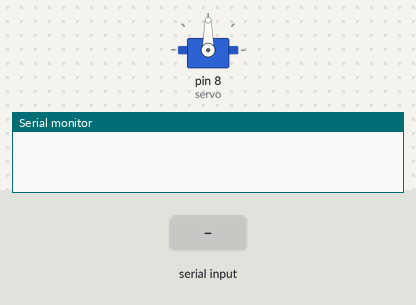
A sketch run on a simulated Arduino Uno, built with avr-gcc and run on an emulated ATmega328P. Shown: servo, the last lines printed to the serial monitor. The inputs (shaded band) are chosen by the test bench.

Above: at 1.2 s.
1.3 s: "90,45\n" received over Serial
At 3.8 s:
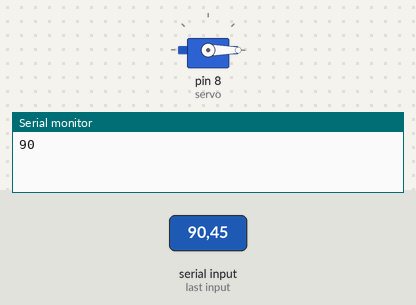
4.3 s: "30,150\n" received over Serial
At 5.7 s:
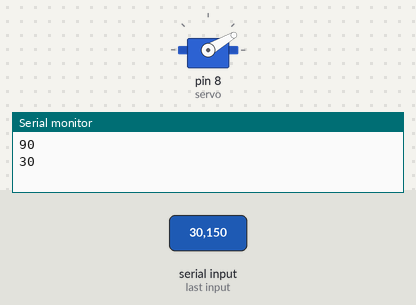
7.3 s: "200\n" received over Serial
At 8.7 s:
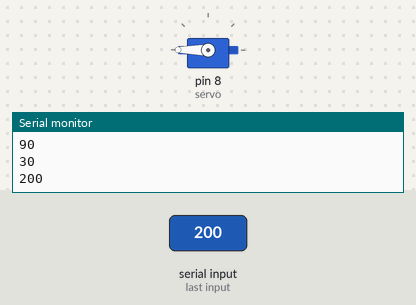
Timing chart, 0 to 10.3 s (numbered marks = the images above; inputs shaded):
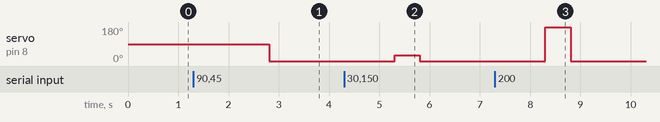

The sketch:

sketch.ino
```cpp
#include<Servo.h>
int i;
Servo servo;
void setup() {
  servo.attach(8);
  Serial.begin(9600);
}

void loop() {
  while(Serial.available() > 0){
  i = Serial.readString().toInt();
  servo.write(i);
  Serial.println(i);
  delay(500);
  servo.write(0);
  }
}
```

Measured:
- after the input at 1.3 s, servo on pin 8 (servo): 90° → 0° after 1.5 s
- after the input at 4.3 s, servo on pin 8 (servo): 0° → 30° after 1.0 s, → 0° 0.50 s later
- after the input at 7.3 s, servo on pin 8 (servo): 0° → 180° after 1.0 s, → 0° 0.50 s later
